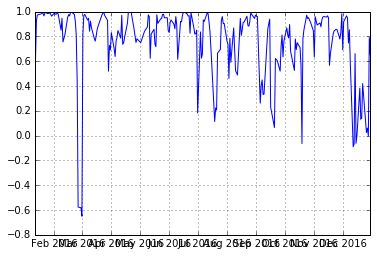

The Python source for this figure:
#-*- coding:utf-8 -*-
import pandas as pd
import matplotlib.pyplot as plt
import jsm
import datetime

# 株価のデータ取得（銘柄コード, 開始日, 終了日）
def get_stock(code, start_date, end_date):
    # 期間設定
    year, month, day = start_date.split("-")
    start = datetime.date(int(year), int(month), int(day))
    year, month, day = end_date.split("-") 
    end = datetime.date(int(year), int(month), int(day))
    # 株価データ取得
    q = jsm.Quotes()
    target = q.get_historical_prices(code, jsm.DAILY, start_date = start, end_date = end)
    # 項目ごとにリストに格納して返す
    date = [data.date for data in target]
    open = [data.open for data in target]
    close = [data.close for data in target]
    high = [data.high for data in target]
    low = [data.low for data in target]
    # 日付が古い順に並び替えて返す
    return [date[::-1], open[::-1], close[::-1], high[::-1], low[::-1]]
    
def main():
    # 株価の取得(証券コード, 開始日, 終了日)
    data1 = get_stock(1330, '2016-1-1', '2016-12-31')
    data2 = get_stock(7203, '2016-1-1', '2016-12-31')
    
    # データフレームの作成
    df1 = pd.DataFrame({'始値':data1[1], '終値':data1[2], '高値':data1[3], '安値':data1[4]}, index = data1[0])
    df2 = pd.DataFrame({'始値':data2[1], '終値':data2[2], '高値':data2[3], '安値':data2[4]}, index = data2[0])   
    
    # 移動相関の計算
    s1 = df1.asfreq('B')['終値'].pct_change().dropna()
    s2 = df2.asfreq('B')['終値'].pct_change().dropna()
    corr = pd.rolling_corr(s1, s2, 5).dropna()
    
    # グラフにプロット
    plt.plot(corr)
    plt.grid()
    plt.show()

    
if __name__ == "__main__":
    main()
